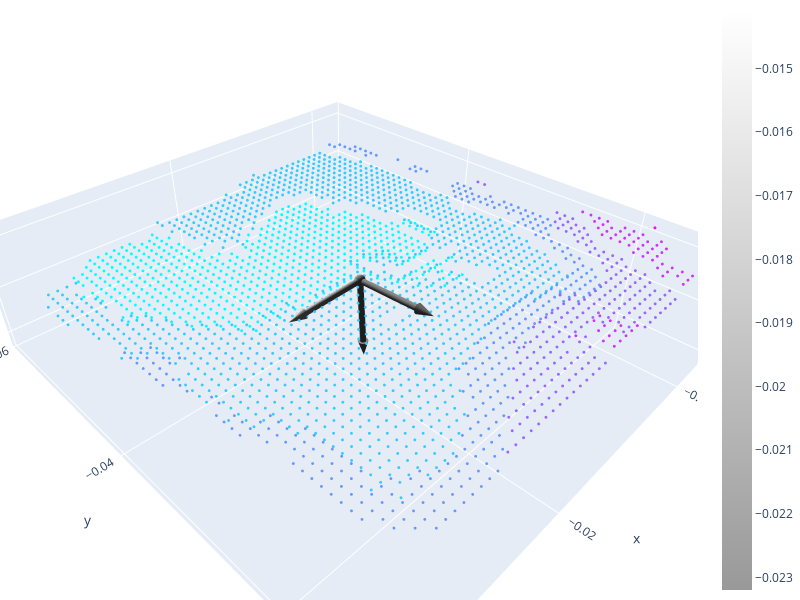

The notebook cell this image was saved under:
### Code cell
axis_length = np.linalg.norm(points - centroid, axis=1).max() * 0.3
frame = o3d.geometry.TriangleMesh.create_coordinate_frame(
    size=axis_length,
    origin=np.zeros(3)
)

# 3) RPY → 3×3 회전행렬
R_rpy = Rotation.from_euler(
    'xyz',
    [roll_pca, pitch_pca, yaw_pca],
    degrees=True
).as_matrix()

# 4) 4×4 변환행렬로 결합 (회전 + 평행이동)
T = np.eye(4)
T[:3, :3] = R_rpy
T[:3, 3]  = centroid

frame.transform(T)

pts = np.asarray(pcd.points)
z = pts[:, 2]
z_norm = (z - z.min()) / (z.max() - z.min())    # 0~1 정규화
import matplotlib.pyplot as plt
cmap = plt.get_cmap("cool")
colors = cmap(z_norm)[:, :3]                   # RGBA → RGB
pcd.colors = o3d.utility.Vector3dVector(colors)

# 5) PCD와 함께 그리기
o3d.visualization.draw_plotly(
    [pcd, frame],
    window_name="PCA‐RPY Visualization",
    width=800, height=600
)

### Figure 1 — Plotly figure (JSON) as saved in the notebook; plotly's stock layout.template omitted (floating-point values rounded to 4 significant figures; data arrays with more than 128 entries replaced by an {"elided": "..."} marker saying what was removed)
{"data": [{"marker": {"color": {"elided": "2339x3 float values"}, "size": 1}, "mode": "markers", "type": "scatter3d", "x": {"elided": "2339 float values"}, "y": {"elided": "2339 float values"}, "z": {"elided": "2339 float values"}}, {"colorscale": [[0, "rgb(153, 153, 153)"], [1, "rgb(255,255,255)"]], "flatshading": true, "i": {"elided": "2240 int values"}, "intensity": {"elided": "1134 float values"}, "j": {"elided": "2240 int values"}, "k": {"elided": "2240 int values"}, "lighting": {"ambient": 0.18, "diffuse": 1, "facenormalsepsilon": 1e-15, "fresnel": 0.1, "roughness": 0.05, "specular": 1, "vertexnormalsepsilon": 1e-15}, "lightposition": {"x": 100, "y": 200, "z": 0}, "type": "mesh3d", "x": {"elided": "1134 float values"}, "y": {"elided": "1134 float values"}, "z": {"elided": "1134 float values"}}], "layout": {"height": 600, "margin": {"b": 0, "l": 0, "r": 0, "t": 0}, "scene": {"camera": {"center": {"x": 0, "y": 0, "z": 0}, "up": {"x": 0, "y": 0, "z": 1}}}, "showlegend": false, "width": 800}}
